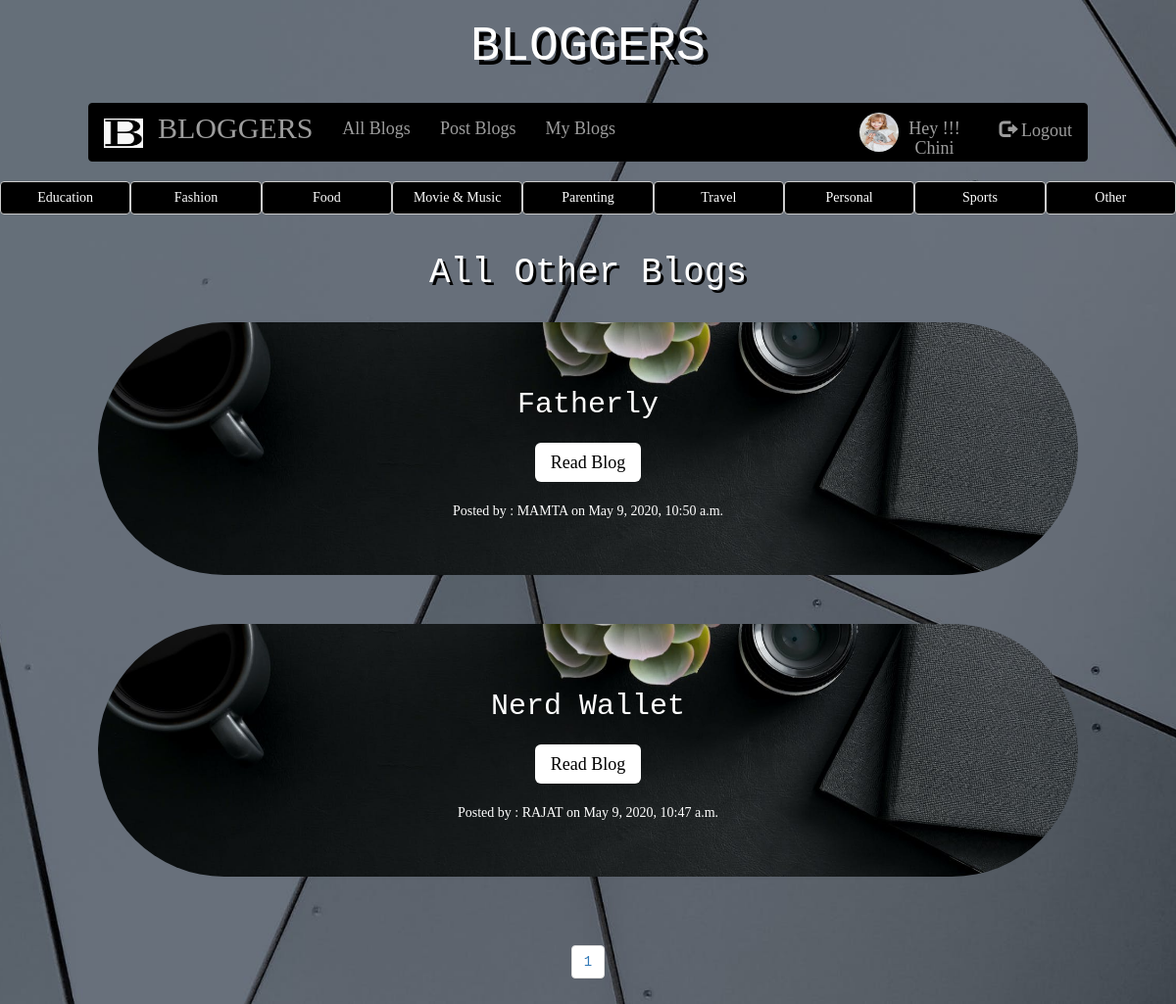
Before: /other_cat/ (signed in) with the older database file.
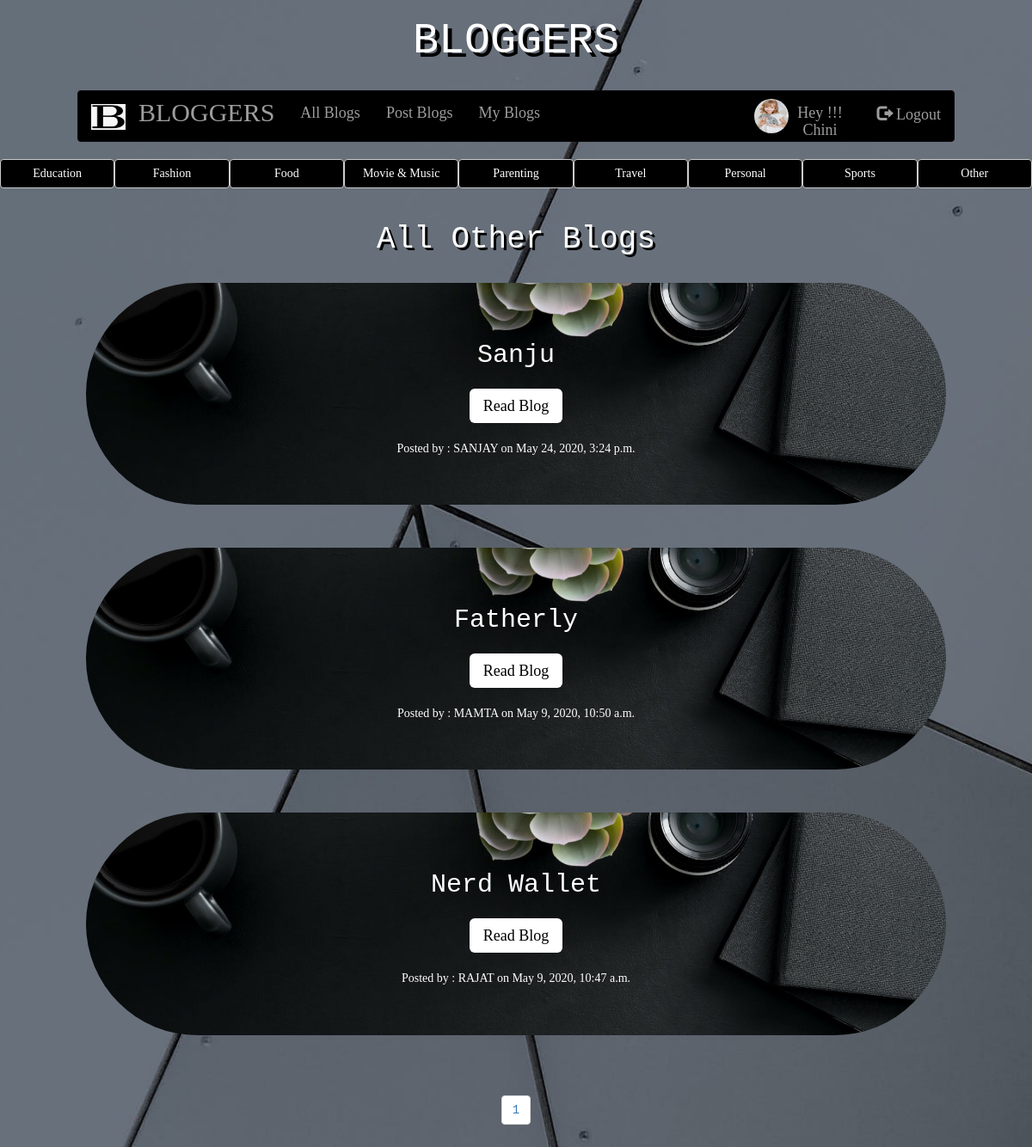
After: the same page with the newer database file.
### app1/models.py (models this page shows, shortened)
class Profile(models.Model):
    user = models.OneToOneField(User, on_delete = models.CASCADE)
    dob = models.DateField(null = True, blank = True)
    photo = models.ImageField(null = True,blank = True, default="avatar2.jpg")

class post(models.Model):
    STATUS_CHOICES = (('draft','Draft'),('published','Published'))
    CATEGORY_CHOICES = (('travel blogs','Travel Blogs'),('fashion blogs','Fashion Blogs'),('food blogs','Food Blogs'),('educational blogs','Educational Blogs'),('parenting blogs','Parenting Blogs'),('movie and music blogs','Movie And Music Blogs'),('sports blogs','Sports Blogs'),('personal blogs','Personal Blogs'),('other','Other'))
    title = models.CharField(max_length = 260)
    slug = models.SlugField(max_length = 264,unique_for_date='publish')
    author = models.ForeignKey(User,related_name='blog_posts',on_delete=models.CASCADE)
    body = models.TextField()
    publish = models.DateTimeField(default = timezone.now)
    created = models.DateTimeField(auto_now_add = True)
    updated = models.DateTimeField(auto_now_add = True)
    image = models.FileField(upload_to = "images/",default="blogger.jpg")
    status = models.CharField(max_length = 20,choices = STATUS_CHOICES,default = 'draft')
    category = models.CharField(max_length = 50,choices = CATEGORY_CHOICES,default = 'other')
    class Meta:
        ordering = ('-publish',)

### app1/views.py (the view)
# urls.py: path('other_cat/',views.other_category_view),
def other_category_view(request):
    other = post.objects.filter(category__iexact="other",status = 'published')
    paginator = Paginator(other,per_page = 5) # for pagination
    page_number = request.GET.get('page',1) # for pagination
    page_obj = paginator.get_page(page_number) # for pagination
    return render(request,'app1/other_category.html',
    {'other':page_obj.object_list,
    'paginator':paginator, # for pagination
    'page_number':int(page_number) # for pagination
    })

### template/app1/other_category.html (shortened to what this page needs)
{% extends 'app1/navbar.html' %}
{% block body_block %}
{% load static %}
  <body>
    <center>
      <div class="btn-group btn-group-justified" role="group" >
        <div class="btn-group" role="group">
          <a href="/educational_cat"><button type="button" class="btn btn-default" id="btngrp" >Education</button></a>
        </div>
        <div class="btn-group" role="group">
          <a href="/fashion_cat"><button type="button" class="btn btn-default" id="btngrp">Fashion</button></a>
        </div>
        <div class="btn-group" role="group">
          <a href="/food_cat"><button type="button" class="btn btn-default" id="btngrp">Food</button></a>
        </div>
        <div class="btn-group" role="group">
          <a href="/movie_music_cat"><button type="button" class="btn btn-default" id="btngrp">Movie & Music</button></a>
        </div>
        <div class="btn-group" role="group">
          <a href="/parenting_cat"><button type="button" class="btn btn-default" id="btngrp">Parenting</button></a>
        </div>
        <div class="btn-group" role="group">
          <a href="/travel_cat"><button type="button" class="btn btn-default" id="btngrp">Travel</button></a>
        </div>
        <div class="btn-group" role="group">
          <a href="/personal_cat"><button type="button" class="btn btn-default" id="btngrp">Personal</button></a>
        </div>
        <div class="btn-group" role="group">
          <a href="/sports_cat"><button type="button" class="btn btn-default" id="btngrp">Sports</button></a>
        </div>
        <div class="btn-group" role="group">
          <a href="/other_cat"><button type="button" class="btn btn-default" id="btngrp">Other</button></a>
        </div>
      </div><br>
      <h1 style="text-shadow:3px 3px black;">All Other Blogs</h1><br>
      {% if other %}
      {% for i in other %}
      <div style="color:white;">
        <div class="jumbotron" style="width:1000px; border-radius:200px;" id="blogjumbo">
          <h2 class="display-4">{{i.title|title}}</h2>
          <br>
                <a class="btn-lg" href="/{{i.id}}" style="background:white; color:black; font-family:serif;">Read Blog</a>
                <br><br>
                <h5 style="font-family:serif;">Posted by : {{i.author|upper}}  on {{i.publish}}</h5>
        </div>
      </div><br>
      {% endfor %}
        {% else %}
          <div id="maindiv">
            <h1>No data found</h1>
          </div><br>
        {% endif %}
    <ul class="pagination">
      {% for i in paginator.page_range %}
        <li class="page-item" {% if i == page_number %} active {% endif %}>
          <a class="page-link" href="?page={{i}}">{{i}}</a>
        </li>
      {% endfor %}
    </ul>
  </body>
{% endblock %}

### template/app1/navbar.html (shortened to what this page needs)
<!DOCTYPE html>
{% load static %}
<html lang="en">
<head>
  <link rel="stylesheet" href="https://maxcdn.bootstrapcdn.com/bootstrap/3.4.1/css/bootstrap.min.css">
</head>
<body>
  <center>
<h1 style="text-shadow:5px 5px black; font-size:50px;">BLOGGERS</h1>
<br>
<nav class="navbar navbar-inverse" id="navi">
  <a class="navbar-brand">
   <img src="{% static 'images/b.png' %}" alt="Logo" style="width:40px;height:30px;">
 </a>
  <div class="container-fluid">
    <div class="navbar-header">
      <a class="navbar-brand" href="/" style="font-size:30px;">BLOGGERS</a>
    </div>
    <ul class="nav navbar-nav">
      <li><a href="/allblogs">All Blogs</a></li>
      <li><a href="/postblogs">Post Blogs</a></li>
      <li><a href="/myblogs">My Blogs</a></li>
    </ul>
    <ul class="nav navbar-nav navbar-right">
      {% if request.user.is_authenticated %}
      <li>
        {% if request.user.profile.photo %}
        <img src="{{request.user.profile.photo.url}}" class="img-rounded">
        {% else %}
        <img src="/media/avatar2.jpg" class="img-rounded">
        {% endif %}
        <a href="/edit_profile">Hey !!! {{user.get_username|title}}</a>
      </li>
      <li><a href="/accounts/logout"><span class="glyphicon glyphicon-log-out"></span> Logout</a></li>
      {% endif %}
    </ul>
  </div>
</nav>
</body>
{% block body_block %}
{% endblock %}
</html>

Changed rows visible on the page:
added post: title "Sanju", author "SANJAY", publish "May 24, 2020, 3:24 p.m."
